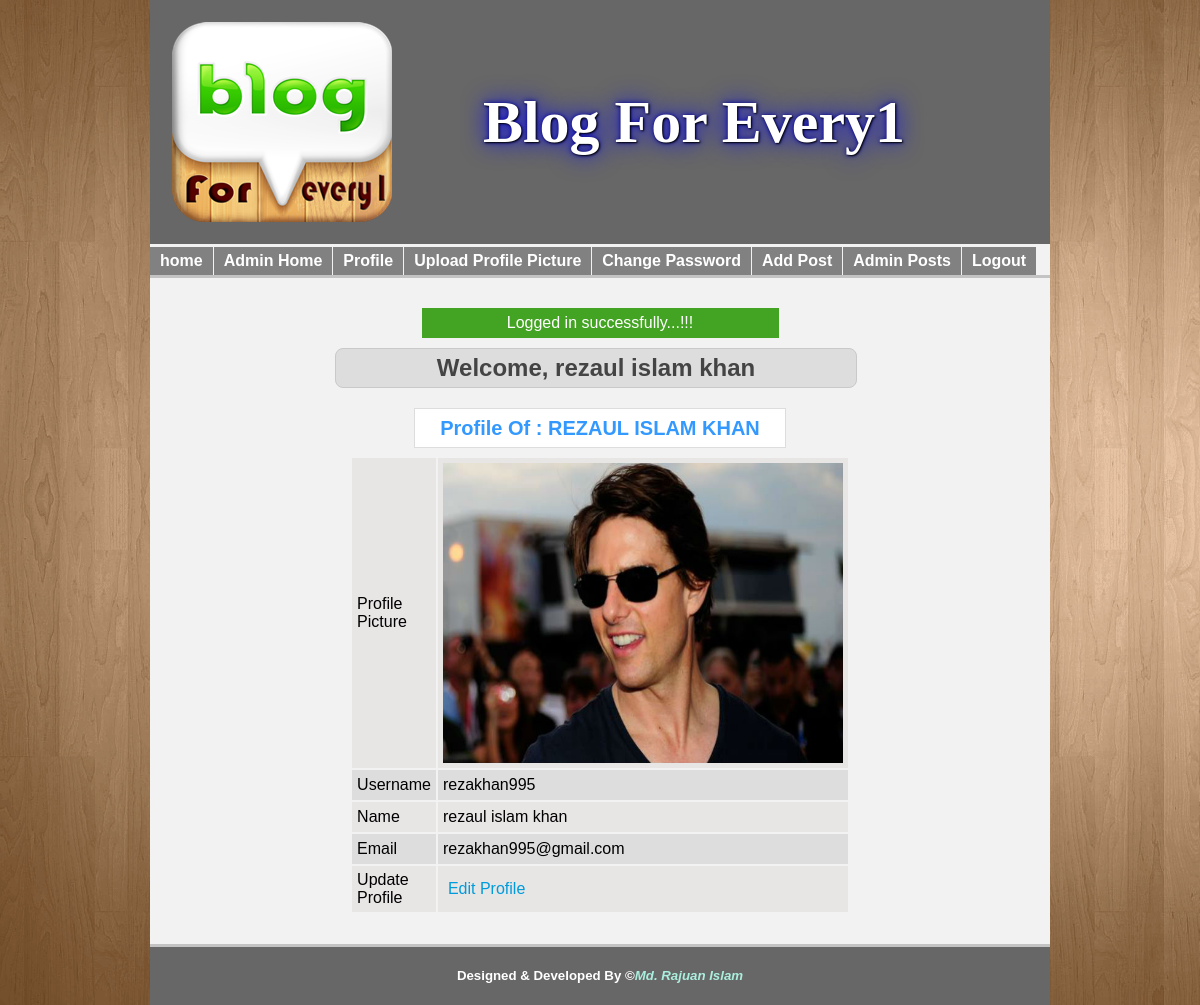
The app's page /profile.php (signed in) with its own data.
### tables this page shows
CREATE TABLE IF NOT EXISTS `users` (
  `user_id` int(11) NOT NULL,
  `username` varchar(100) NOT NULL,
  `password` varchar(100) NOT NULL,
  `name` varchar(50) NOT NULL,
  `email` varchar(100) NOT NULL,
  `phone` varchar(60) NOT NULL,
  `type` varchar(100) NOT NULL,
  `status` int(11) NOT NULL,
  `u_img_name` varchar(500) NOT NULL,
  `u_img_path` varchar(500) NOT NULL,
  `u_img_type` varchar(500) NOT NULL
);

### profile.php (the view, shortened to what this page needs)
<?php
require_once "functions.php";
$uname = $_SESSION['uname'];
?>
<html>
    <head>
        <?php
        include("includes/header.php");
        include("includes/nav.php");
        ?>
    <div class="content">
        <p class="login_msg">
            <?php
            if (isset($_SESSION['login_msg'])) {
                echo $_SESSION['login_msg'];
            }
            ?>
        </p>
        <h2>Welcome, <?php echo $uname; ?></h2>
        <p class="userlist">Profile Of : <?php $user->getUsername($uid); ?></p>
        <table class="tbl_one">
            <?php
            $getUsers = $user->getUserById($uid);
            foreach ($getUsers as $user) {
                ?>
                <tr>
                    <td>Profile Picture</td>
                    <td><img src="<?php echo $user['u_img_path']; ?>" height="300" width="400" alt="User Image Info" class="img-thumbnail"></td>
                </tr>
                <tr>
                    <td>Username</td>
                    <td><?php echo $user['username']; ?></td>
                </tr>
                <tr>
                    <td>Name</td>
                    <td><?php echo $user['name']; ?></td>
                </tr>
                <tr>
                    <td>Email</td>
                    <td><?php echo $user['email']; ?></td>
                </tr>
                <?php if ($user['user_id'] == $uid) { ?>
                    <tr>
                        <td>Update Profile</td>
                        <td><a href="update.php?id=<?php echo $user['id']; ?>">Edit Profile</a></td>
                    </tr>
                    <?php
                }
            }
            ?>
        </table>
    </div>
    <?php
    include("includes/footer.php");
    ?>

### functions.php (shortened to what this page needs)
<?php
require_once 'config.php';
class LoginRegistration {
    public function getUsername($uid) {
        global $pdo;
        $query = $pdo->prepare("SELECT name FROM users WHERE user_id = ?");
        $query->execute(array($uid));
        $result = $query->fetch();
        echo strtoupper($result['name']);
    }
    public function getUserById($id) {
        global $pdo;
        $query = $pdo->prepare("SELECT * FROM users WHERE user_id = ?");
        $query->execute(array($id));
        return $query->fetchALL(PDO::FETCH_ASSOC);
    }
}

### style.css (style rules this page uses)
* { padding: 0; margin: 0; outline: 0; }
body { background-image: url("img/back.png"); font-size: 16px; line-height: 18px; font-family: arial; z-index: -4; }
.content { border-bottom: 3px solid #c3c3c3; border-top: 3px solid #c3c3c3; min-height: 300px; overflow: hidden; padding: 30px }
.content h2 { background: #ddd none repeat scroll 0 0; border: 1px solid #c9c9c9; border-radius: 8px; color: #444; margin-bottom: 20px; margin-left: 155px; padding: 10px; text-align: center; width: 500px; }
.userlist { background: #fff none repeat scroll 0 0; border: 1px solid #ddd; color: #3399ff; font-weight: bold; margin: 0 auto 8px; font-size: 20px; overflow: hidden; padding: 10px 10px; text-align: center; width: 350px; }
table.tbl_one { margin: 0 auto; }
table.tbl_one tr:nth-child(2n+1) { background: #e8e5e5; height: 30px; }
table.tbl_one tr:nth-child(2n) { background: #ddd; height: 30px; }
table.tbl_one tr td { padding: 5px }
table.tbl_one tr td:first-child, tr td:last-child { width: 10px; }
table.tbl_one tr td a { padding-left: 5px; color: #009bda; text-decoration: none; }
.login_msg { background: #43a322; color: #fff; display: block; line-height: 30px; margin: 0 auto 10px; text-align: center; width: 357px; }

### records on screen
users: name "REZAUL ISLAM KHAN", u_img_path (picture), username "rezakhan995", name "rezaul islam khan", email "rezakhan995@gmail.com"

### other values on screen
$_SESSION['login_msg'] "Logged in successfully...!!!"
$uname "rezaul islam khan"
